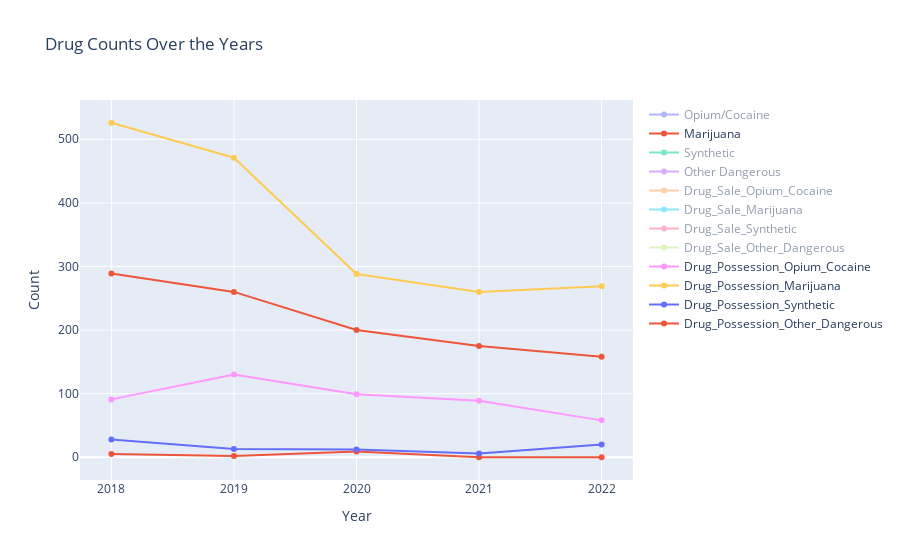

The cell this chart's notebook holds for it:
### Code cell
# Plot
fig = go.Figure()

# Add traces
for column in arrest_od_data.columns[0:]:
    fig.add_trace(go.Scatter(x=arrest_od_data.index, y=arrest_od_data[column], mode='lines+markers', name=column))

# Update layout
fig.update_layout(title='Drug Counts Over the Years', xaxis_title='Year', yaxis_title='Count')

# Show plot
fig.show()

### Figure 1 — Plotly figure (JSON) as saved in the notebook; plotly's stock layout.template omitted (floating-point values rounded to 4 significant figures)
{"data": [{"mode": "lines+markers", "name": "Opium/Cocaine", "type": "scatter", "visible": "legendonly", "x": [2018, 2019, 2020, 2021, 2022], "y": [16, 12, 19, 8, 11]}, {"mode": "lines+markers", "name": "Marijuana", "type": "scatter", "visible": true, "x": [2018, 2019, 2020, 2021, 2022], "y": [5, 2, 9, 0, 0]}, {"mode": "lines+markers", "name": "Synthetic", "type": "scatter", "visible": "legendonly", "x": [2018, 2019, 2020, 2021, 2022], "y": [39, 30, 77, 55, 52]}, {"mode": "lines+markers", "name": "Other Dangerous", "type": "scatter", "visible": "legendonly", "x": [2018, 2019, 2020, 2021, 2022], "y": [10, 14, 43, 14, 22]}, {"mode": "lines+markers", "name": "Drug_Sale_Opium_Cocaine", "type": "scatter", "visible": "legendonly", "x": [2018, 2019, 2020, 2021, 2022], "y": [44, 32, 12, 14, 11]}, {"mode": "lines+markers", "name": "Drug_Sale_Marijuana", "type": "scatter", "visible": "legendonly", "x": [2018, 2019, 2020, 2021, 2022], "y": [10, 5, 4, 4, 7]}, {"mode": "lines+markers", "name": "Drug_Sale_Synthetic", "type": "scatter", "visible": "legendonly", "x": [2018, 2019, 2020, 2021, 2022], "y": [1, 1, 2, 10, 7]}, {"mode": "lines+markers", "name": "Drug_Sale_Other_Dangerous", "type": "scatter", "visible": "legendonly", "x": [2018, 2019, 2020, 2021, 2022], "y": [31, 28, 39, 25, 22]}, {"mode": "lines+markers", "name": "Drug_Possession_Opium_Cocaine", "type": "scatter", "visible": true, "x": [2018, 2019, 2020, 2021, 2022], "y": [91, 130, 99, 89, 58]}, {"mode": "lines+markers", "name": "Drug_Possession_Marijuana", "type": "scatter", "visible": true, "x": [2018, 2019, 2020, 2021, 2022], "y": [526, 471, 288, 260, 269]}, {"mode": "lines+markers", "name": "Drug_Possession_Synthetic", "type": "scatter", "visible": true, "x": [2018, 2019, 2020, 2021, 2022], "y": [28, 13, 12, 6, 20]}, {"mode": "lines+markers", "name": "Drug_Possession_Other_Dangerous", "type": "scatter", "visible": true, "x": [2018, 2019, 2020, 2021, 2022], "y": [289, 260, 200, 175, 158]}], "layout": {"autosize": true, "title": {"text": "Drug Counts Over the Years"}, "xaxis": {"autorange": true, "range": [2018.0, 2022.0], "title": {"text": "Year"}, "type": "linear"}, "yaxis": {"autorange": true, "range": [-43.41, 569.4], "title": {"text": "Count"}, "type": "linear"}}}
